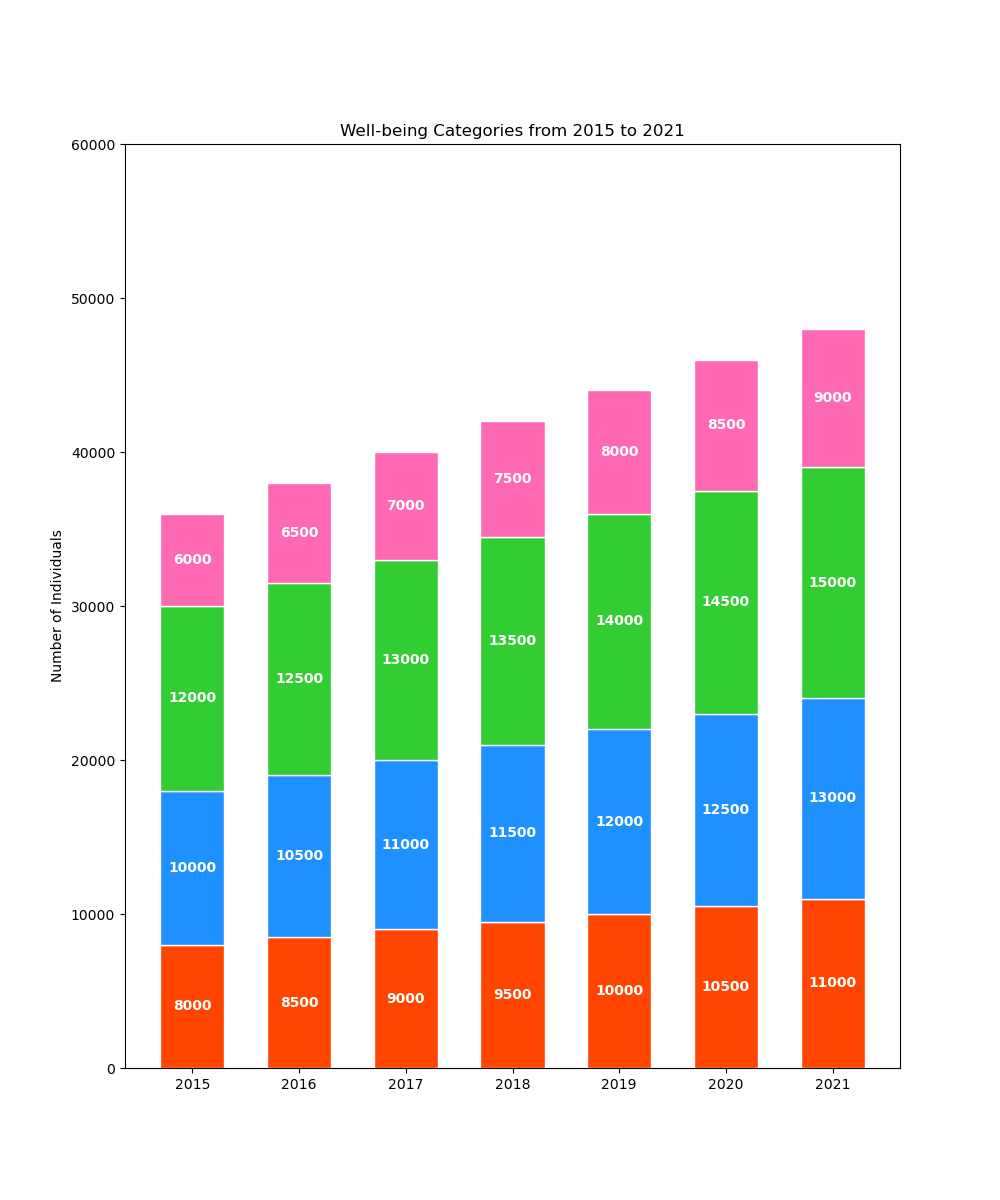

Write Python code to recreate this figure.

import matplotlib.pyplot as plt

# Data
years = ['2015', '2016', '2017', '2018', '2019', '2020', '2021']
physical = [8000, 8500, 9000, 9500, 10000, 10500, 11000]
emotional = [10000, 10500, 11000, 11500, 12000, 12500, 13000]
mental = [12000, 12500, 13000, 13500, 14000, 14500, 15000]
spiritual = [6000, 6500, 7000, 7500, 8000, 8500, 9000]

# Plot
fig, ax = plt.subplots(figsize=(10, 12))  # Change width and height of the chart

# Vertical bar chart
bar_width = 0.6
ax.bar(years, physical, color='#ff4500', edgecolor='white', width=bar_width)
ax.bar(years, emotional, bottom=physical, color='#1e90ff', edgecolor='white', width=bar_width)
ax.bar(years, mental, bottom=[i+j for i,j in zip(physical, emotional)], color='#32cd32', edgecolor='white', width=bar_width)
ax.bar(years, spiritual, bottom=[i+j+k for i,j,k in zip(physical, emotional, mental)], color='#ff69b4', edgecolor='white', width=bar_width)

# Adding numerical labels
for i in range(len(years)):
    ax.text(i, physical[i]/2, str(physical[i]), va='center', ha='center', color='white', fontweight='bold')
    ax.text(i, physical[i] + emotional[i]/2, str(emotional[i]), va='center', ha='center', color='white', fontweight='bold')
    ax.text(i, physical[i] + emotional[i] + mental[i]/2, str(mental[i]), va='center', ha='center', color='white', fontweight='bold')
    ax.text(i, physical[i] + emotional[i] + mental[i] + spiritual[i]/2, str(spiritual[i]), va='center', ha='center', color='white', fontweight='bold')

ax.set_ylabel('Number of Individuals')
ax.set_title('Well-being Categories from 2015 to 2021')
ax.set_xticks(years)
ax.set_ylim(0, 60000)  # Adjust to accommodate the sum of the data points

plt.show()
